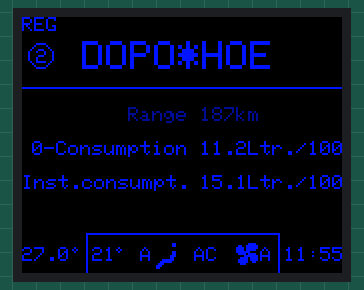
A sketch run on a simulated Arduino Uno, built with avr-gcc and run on an emulated ATmega328P. On the bench: 160×128 colour display.

Above: at 0.1 s.

The sketch:

panel.ino
```cpp
#include <TFT.h>
#include <SPI.h>

#define cs   10
#define dc   9
#define rst  8

TFT TFTscreen = TFT(cs, dc, rst);

char sensorPrintout[4];

void setup() {
  TFTscreen.begin();
  TFTscreen.background(0, 0, 0);
  TFTscreen.stroke(0, 20, 255);
  TFTscreen.setTextSize(1);
  TFTscreen.text("REG", 0, 0);
  TFTscreen.setTextSize(1);
  TFTscreen.text("2", 7, 16);
  TFTscreen.circle(9, 19, 6);
  TFTscreen.setTextSize(2);
  TFTscreen.text("DOPO*HOE", 30, 12);
  TFTscreen.line(0, 35, 160, 35);
  TFTscreen.setTextSize(1);
  TFTscreen.stroke(0, 15, 150);
  TFTscreen.text("Range", 53, 45);
  TFTscreen.text("187km", 89, 45);
  TFTscreen.stroke(0, 20, 255);
  TFTscreen.text("0-Consumption", 5, 62);
  TFTscreen.text("Inst.consumpt.", 0, 79);
  TFTscreen.text("11.2Ltr./100", 89, 62);
  TFTscreen.text("15.1Ltr./100", 89, 79);
  TFTscreen.text("27.0", 0, 115);
  TFTscreen.point(25, 116);
  TFTscreen.point(26, 115);
  TFTscreen.point(26, 117);
  TFTscreen.point(27, 116);
  TFTscreen.rect(32, 108, 97, 30);
  TFTscreen.text("21", 35, 115);
  TFTscreen.point(48, 115);
  TFTscreen.point(47, 116);
  TFTscreen.point(49, 116);
  TFTscreen.point(48, 117);
  TFTscreen.text("A", 59, 115);
  TFTscreen.point(67, 125);
  TFTscreen.point(68, 125);
  TFTscreen.point(67, 124);
  TFTscreen.point(68, 124);
  TFTscreen.point(69, 124);
  TFTscreen.point(68, 123);
  TFTscreen.point(69, 123);
  TFTscreen.point(69, 122);
  TFTscreen.point(70, 122);
  TFTscreen.point(70, 123);
  TFTscreen.point(70, 121);
  TFTscreen.point(71, 121);
  TFTscreen.point(71, 122);
  TFTscreen.point(72, 121);
  TFTscreen.point(72, 122);
  TFTscreen.point(73, 121);
  TFTscreen.point(73, 122);
  TFTscreen.point(74, 121);
  TFTscreen.point(74, 122);
  TFTscreen.point(75, 121);
  TFTscreen.point(75, 120);
  TFTscreen.point(74, 120);
  TFTscreen.point(74, 119);
  TFTscreen.point(75, 119);
  TFTscreen.point(76, 119);
  TFTscreen.point(76, 118);
  TFTscreen.point(75, 118);
  TFTscreen.point(75, 117);
  TFTscreen.point(76, 117);
  TFTscreen.point(75, 114);
  TFTscreen.point(75, 113);
  TFTscreen.point(76, 114);
  TFTscreen.point(76, 113);
  TFTscreen.text("AC", 86, 115);
  TFTscreen.point(107, 115);
  TFTscreen.point(107, 116);
  TFTscreen.point(107, 117);
  TFTscreen.point(108, 114);
  TFTscreen.point(108, 115);
  TFTscreen.point(108, 116);
  TFTscreen.point(108, 117);
  TFTscreen.point(108, 118);
  TFTscreen.point(109, 114);
  TFTscreen.point(109, 115);
  TFTscreen.point(109, 116);
  TFTscreen.point(109, 117);
  TFTscreen.point(109, 118);
  TFTscreen.point(110, 115);
  TFTscreen.point(110, 116);
  TFTscreen.point(110, 117);
  TFTscreen.point(110, 118);
  TFTscreen.point(111, 117);
  TFTscreen.point(111, 118);
  TFTscreen.point(111, 119);
  TFTscreen.point(111, 120);
  TFTscreen.point(111, 121);
  TFTscreen.point(111, 122);
  TFTscreen.point(111, 123);
  TFTscreen.point(110, 120);
  TFTscreen.point(110, 121);
  TFTscreen.point(110, 122);
  TFTscreen.point(110, 123);
  TFTscreen.point(109, 120);
  TFTscreen.point(109, 121);
  TFTscreen.point(109, 122);
  TFTscreen.point(109, 123);
  TFTscreen.point(108, 121);
  TFTscreen.point(108, 122);
  TFTscreen.point(112, 114);
  TFTscreen.point(112, 115);
  TFTscreen.point(112, 116);
  TFTscreen.point(112, 117);
  TFTscreen.point(112, 119);
  TFTscreen.point(112, 120);
  TFTscreen.point(112, 121);
  TFTscreen.point(112, 122);
  TFTscreen.point(113, 113);
  TFTscreen.point(113, 114);
  TFTscreen.point(113, 115);
  TFTscreen.point(113, 116);
  TFTscreen.point(113, 117);
  TFTscreen.point(113, 118);
  TFTscreen.point(113, 119);
  TFTscreen.point(114, 113);
  TFTscreen.point(114, 114);
  TFTscreen.point(114, 115);
  TFTscreen.point(114, 116);
  TFTscreen.point(115, 113);
  TFTscreen.point(115, 114);
  TFTscreen.point(115, 115);
  TFTscreen.point(115, 116);
  TFTscreen.point(116, 113);
  TFTscreen.point(116, 114);
  TFTscreen.point(116, 115);
  TFTscreen.point(116, 116);
  TFTscreen.point(117, 114);
  TFTscreen.point(117, 115);
  TFTscreen.point(114, 118);
  TFTscreen.point(114, 119);
  TFTscreen.point(114, 120);
  TFTscreen.point(114, 121);
  TFTscreen.point(115, 118);
  TFTscreen.point(115, 119);
  TFTscreen.point(115, 120);
  TFTscreen.point(115, 121);
  TFTscreen.point(115, 122);
  TFTscreen.point(116, 118);
  TFTscreen.point(116, 119);
  TFTscreen.point(116, 120);
  TFTscreen.point(116, 121);
  TFTscreen.point(116, 122);
  TFTscreen.point(117, 119);
  TFTscreen.point(117, 120);
  TFTscreen.point(117, 121);
  TFTscreen.text("A", 119, 115);
  TFTscreen.text("11:55", 131, 115);
}

void loop() {
}
```
